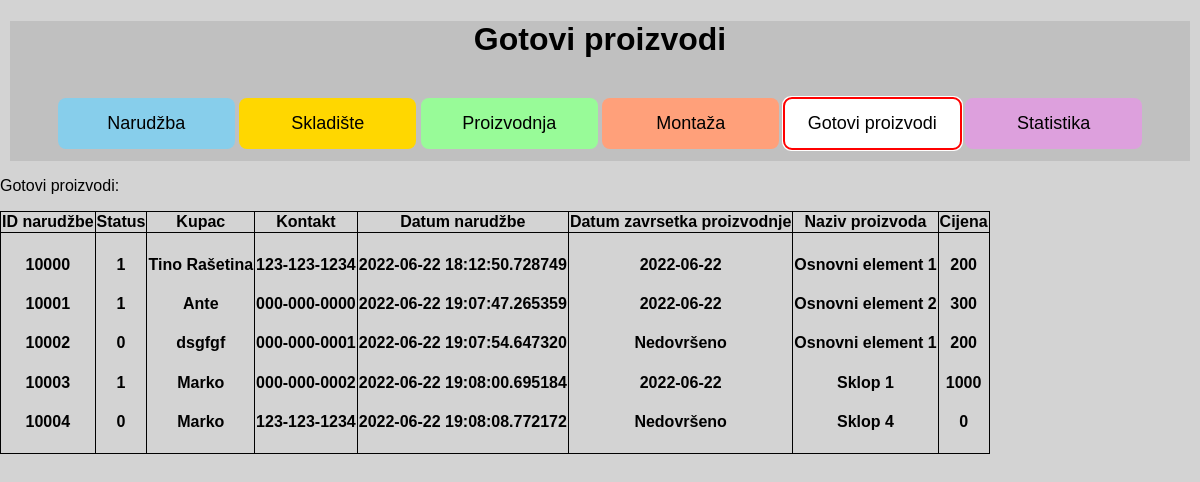
/finishedproduct, run on the app's committed database.
### app.py (models this page shows, shortened)
class Finished_product(db.Model):
    __tablename__ = "finished_product"
    auto_id = db.Column(db.Integer, primary_key=True)
    order_id = db.Column(db.Integer)
    order_status = db.Column(db.Integer)
    buyer_name = db.Column(db.String(500), nullable=False)
    buyer_contact = db.Column(db.String(500), nullable=False)
    date_created = db.Column(db.String(500))
    date_finished = db.Column(db.String(500))
    product_name = db.Column(db.String(500))
    price = db.Column(db.Integer)

### app.py (the view)
@ app.route("/finishedproduct")
def finished_product():
    finished_products = Finished_product.query.order_by(
        Finished_product.order_id)
    return render_template("finishedproduct.html", product=finished_products)

### templates/finishedproduct.html (shortened to what this page needs)
{% extends 'base.html' %}
{% block head %}
<link rel="stylesheet" href="{{ url_for('static', filename='css/finishedproduct.css') }}">
{% endblock %}
{% block body %}
<div class="content">
    <h1 id="Naslov">Gotovi proizvodi</h1>
    <br>
    <button class="btn btn-1" , onclick="window.location.href='/order'">Narudžba</button>
    <button class="btn btn-2" , onclick="window.location.href='/warehouse'">Skladište</button>
    <button class="btn btn-3" , onclick="window.location.href='/manufacturing'">Proizvodnja</button>
    <button class="btn btn-4" , onclick="window.location.href='/installation'">Montaža</button>
    <button class="btn btn-5" , onclick="window.location.href='/finishedproduct'">Gotovi proizvodi</button>
    <button class="btn btn-6" , onclick="window.location.href='/statistic'">Statistika</button>
</div>
<p>Gotovi proizvodi:</p>
<table>
    <tr>
        <th>ID narudžbe</th>
        <th>Status</th>
        <th>Kupac</th>
        <th>Kontakt</th>
        <th>Datum narudžbe</th>
        <th>Datum zavrsetka proizvodnje</th>
        <th>Naziv proizvoda</th>
        <th>Cijena</th>
    </tr>
    <tr>
        <th>
            {% for finproduct in product %}
            <h4>
                {{finproduct.order_id}}
            </h4>
            {% endfor %}
        </th>
        <th>
            {% for finproduct in product %}
            <h4>
                {{finproduct.order_status}}
            </h4>
            {% endfor %}
        </th>
        <th>
            {% for finproduct in product %}
            <h4>
                {{finproduct.buyer_name}}
            </h4>
            {% endfor %}
        </th>
        <th>
            {% for finproduct in product %}
            <h4>
                {{finproduct.buyer_contact}}
            </h4>
            {% endfor %}
        </th>
        <th>
            {% for finproduct in product %}
            <h4>
                {{finproduct.date_created}}
            </h4>
            {% endfor %}
        </th>
        <th>
            {% for finproduct in product %}
            <h4>
                {{finproduct.date_finished}}
            </h4>
            {% endfor %}
        </th>
        <th>
            {% for finproduct in product %}
            <h4>
                {{finproduct.product_name}}
            </h4>
            {% endfor %}
        </th>
        <th>
            {% for finproduct in product %}
            <h4>
                {{finproduct.price}}
            </h4>
            {% endfor %}
        </th>
    </tr>
</table>
{% endblock %}

### static/css/main.css (style rules this page uses)
body { margin: 0; font-family: sans-serif; background-color: lightgrey; }
.content { margin: 10px; background-color: silver; text-align: center; height: 140px; }
.btn { padding: 15px; font-size: large; border: none; width: 15%; border-radius: 8px; }
.btn-1 { background-color: skyblue; }
.btn-2 { background-color: gold; }
.btn-3 { background-color: palegreen; }
.btn-4 { background-color: lightsalmon; }
.btn-5 { background-color: lightsteelblue; }
.btn-6 { background-color: plum; }

### static/css/finishedproduct.css (style rules this page uses)
body { margin: 0; font-family: sans-serif; background-color: lightgrey; }
.content { margin: 10px; background-color: silver; text-align: center; height: 140px; }
.btn { padding: 15px; font-size: large; border: none; width: 15%; border-radius: 8px; }
.btn-1 { background-color: skyblue; }
.btn-2 { background-color: gold; }
.btn-3 { background-color: palegreen; }
.btn-4 { background-color: lightsalmon; }
.btn-5 { background-color: white; border-color: red; outline: 50px auto red; }
.btn-6 { background-color: plum; }

### templates/finishedproduct.html (style rules this page uses)
table, th, td { border: 1px solid black; border-collapse: collapse; }

### data on the page
Finished_product: order_id "10000", order_status "1", buyer_name "Tino Rašetina", buyer_contact "123-123-1234", date_created "2022-06-22 18:12:50.728749", date_finished "2022-06-22", product_name "Osnovni element 1", price "200"
Finished_product: order_id "10001", order_status "1", buyer_name "Ante", buyer_contact "000-000-0000", date_created "2022-06-22 19:07:47.265359", date_finished "2022-06-22", product_name "Osnovni element 2", price "300"
Finished_product: order_id "10002", order_status "0", buyer_name "dsgfgf", buyer_contact "000-000-0001", date_created "2022-06-22 19:07:54.647320", date_finished "Nedovršeno", product_name "Osnovni element 1", price "200"
Finished_product: order_id "10003", order_status "1", buyer_name "Marko", buyer_contact "000-000-0002", date_created "2022-06-22 19:08:00.695184", date_finished "2022-06-22", product_name "Sklop 1", price "1000"
Finished_product: order_id "10004", order_status "0", buyer_name "Marko", buyer_contact "123-123-1234", date_created "2022-06-22 19:08:08.772172", date_finished "Nedovršeno", product_name "Sklop 4", price "0"
